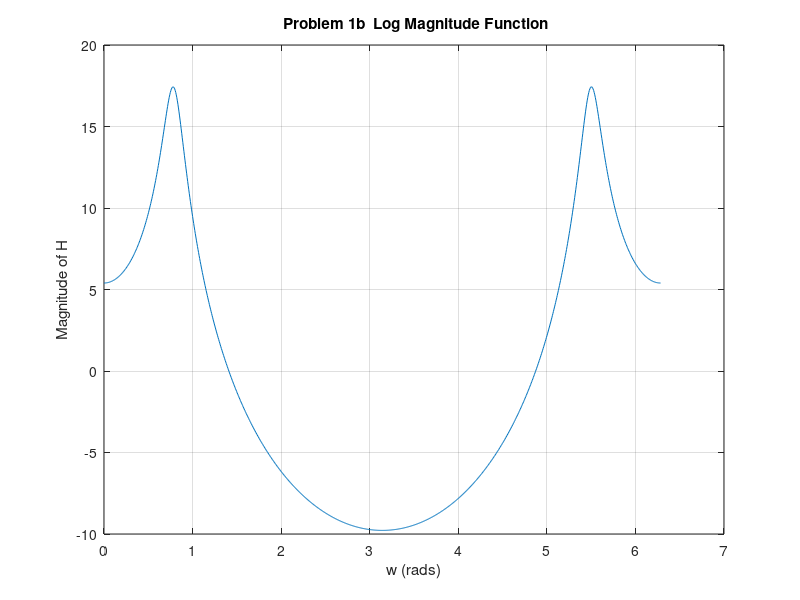
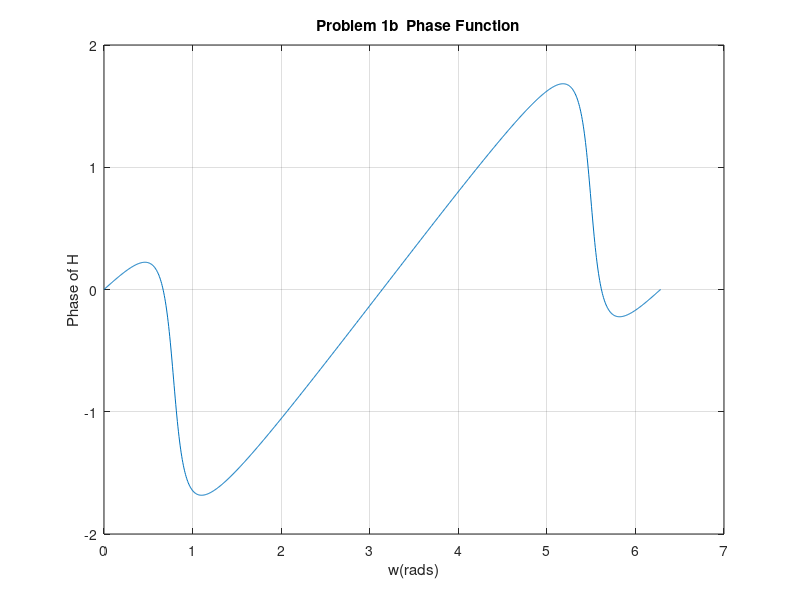
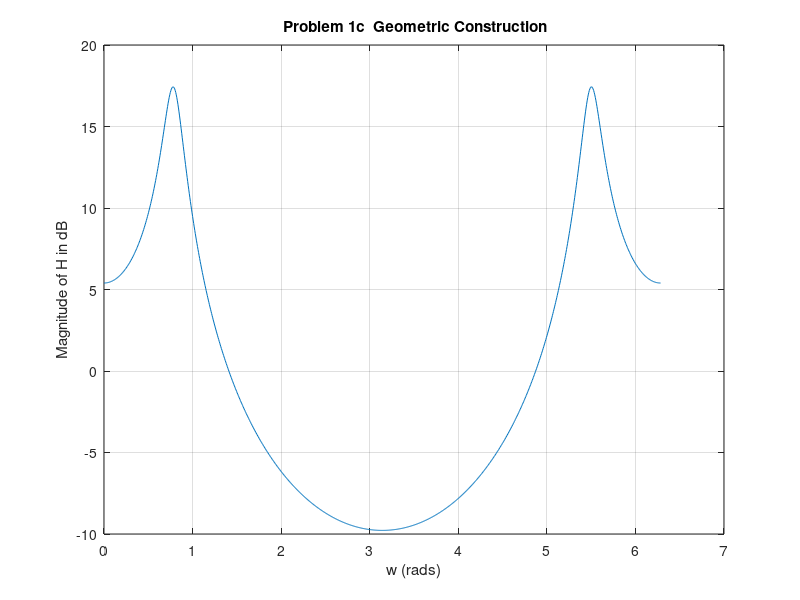
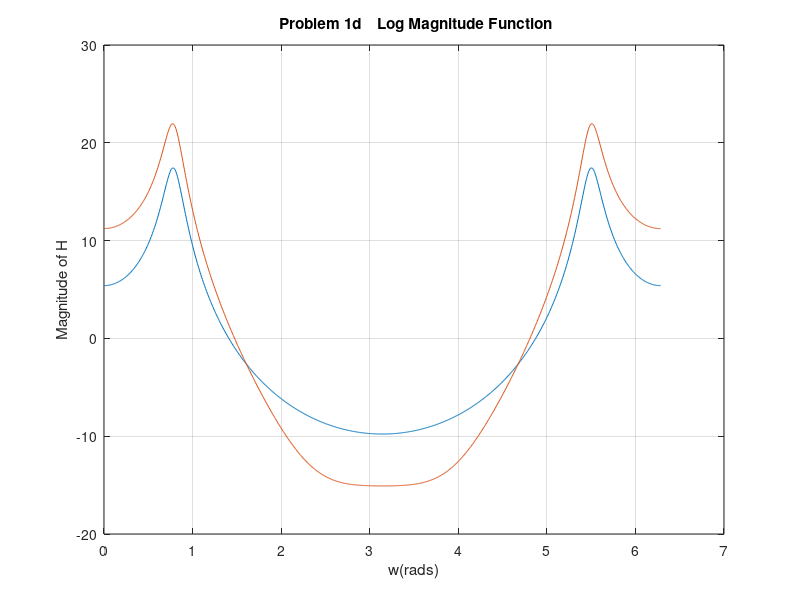

Reproduce these figures in MATLAB, in order.
%%%Problem 1b
r=0.9;
theta = pi/4;
w= 0:pi/512:2*pi;
magH1 = -10*log10(1+r^2-2*r*cos(w-theta))-10*log10(1+r^2-2*r*cos(w+theta));
angleH1= -atan(r*sin(w-theta)./(1-r*cos(w-theta)))-atan(r*sin(w+theta)./(1-r*cos(w+theta)));
plot(w,magH1),grid,ylabel('Magnitude of H'),xlabel('w (rads)')
title('  Problem 1b  Log Magnitude Function ')
 
figure;
plot(w,angleH1),grid,ylabel('Phase of H'),xlabel('w(rads)')
title('  Problem 1b  Phase Function')
 
figure;
%%%Problem 1c
r=0.9;
theta=pi/4;
w= 0:pi/512:2*pi;
v1 = exp(1i*w) - r*exp(1i*theta);
v2 = exp(1i*w) - r*exp(-1i*theta);
v3 = v1 - v2;
magH = (1./(abs(v1).*abs(v2)));
plot(w,20*log10(magH)),grid,ylabel('Magnitude of H in dB'), xlabel('w (rads)')
title(' Problem 1c  Geometric Construction')
 
figure;
%%%Problem 1d
r1 = 0.9;
theta1 = pi/4;
r2= -0.5;
theta2=pi/4;
w= 0:pi/512:2*pi;
magH3= -10*log10(1+r1^2-2*r1*cos(w-theta1))-10*log10(1+r1^2-2*r1*cos(w+theta1))+ 10*log10(1+r2^2-2*r2*cos(w-theta2))+10*log10(1+r2^2-2*r2*cos(w+theta2));
angleH3= -atan(r1*sin(w-theta1)./(1-r1*cos(w-theta1)))-atan(r1*sin(w+theta1)./(1-r1*cos(w+theta1)))+ atan(r2*sin(w-theta2)./(1-r2*cos(w-theta2)))+atan(r2*sin(w+theta2)./(1-r2*cos(w+theta2)));
plot(w,magH3),grid,ylabel('Magnitude of H'),xlabel('w(rads)')
title(' problem 1d  Log Magnititude Function')

plot(w,magH1,w,magH3); grid('on');
xlabel('w(rads)'); ylabel('Magnitude of H');
title(' Problem 1d    Log Magnitude Function')
 
figure
plot(w,angleH1,w,angleH3); grid('on');
ylabel('Phase of H'),xlabel('w(rads)')
title(' problem 1d  Phase Function')
 
figure
b = [1 0.5];
a = [ 1 -2*r1*cos(theta1) r1^2];
zplane(b,a)
